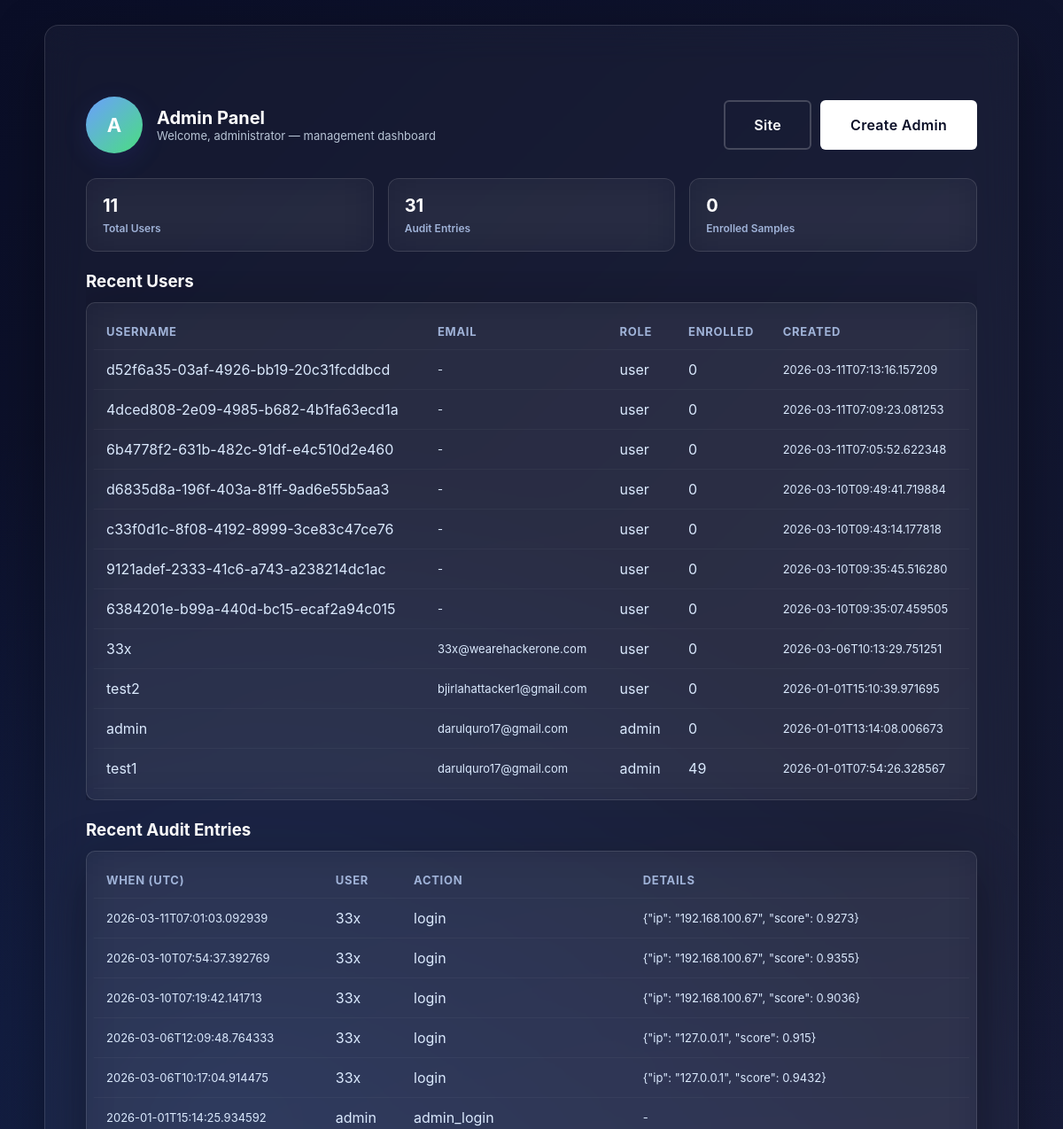
Page /admin/ (signed in, upper part) on the earlier database version.
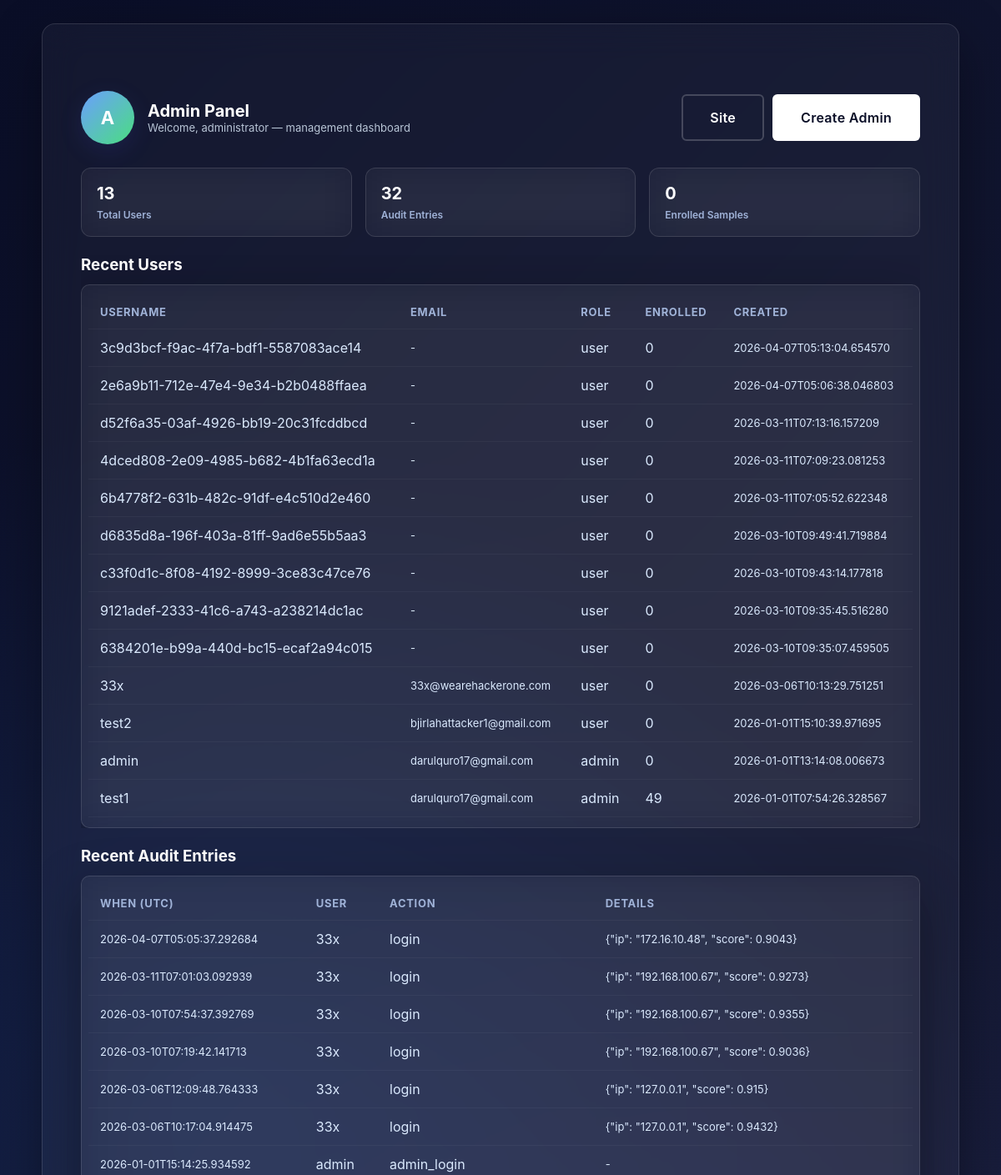
Same page on the later database version.
### app/models/user.py (models this page shows, shortened)
class User(UserMixin, db.Model):
    __tablename__ = "users"
    id = db.Column(db.Integer, primary_key=True)
    username = db.Column(db.String(80), unique=True, nullable=False, index=True)
    password_hash = db.Column(db.String(255), nullable=True)  # Nullable for migration
    role = db.Column(db.String(10), nullable=False, server_default="user")
    created_at = db.Column(db.DateTime, default=lambda: datetime.now(timezone.utc), nullable=False)
    updated_at = db.Column(
        db.DateTime,
        default=lambda: datetime.now(timezone.utc),
        onupdate=lambda: datetime.now(timezone.utc),
    )
    email = db.Column(db.String(255), nullable=True, index=True)
    email_verified = db.Column(db.Boolean, default=False, nullable=False)
    email_verification_sent_at = db.Column(db.DateTime, nullable=True)
    email_verification_code_hash = db.Column(db.String(128), nullable=True)
    two_factor_enabled = db.Column(db.Boolean, default=False, nullable=False)
    two_factor_secret = db.Column(db.String(255), nullable=True)
    keystroke_vectors = db.relationship(
        "KeystrokeVector", backref="user", lazy="dynamic", cascade="all, delete-orphan"
    )
    login_attempts = db.relationship(
        "LoginAttempt", backref="user", lazy="dynamic", cascade="all, delete-orphan"
    )
    def get_enrollment_count(self):
        try:
            res = db.session.execute(
                text(
                    "SELECT COUNT(*) AS c FROM user_vectors WHERE user_id = :uid AND event_type = :etype AND is_successful = 1"
                ),
                {"uid": self.id, "etype": "enrollment"},
            )
            return int(res.scalar_one())
        except Exception:
            try:
                return self.keystroke_vectors.filter_by(event_type="enrollment", is_successful=True).count()
            except Exception:
                return 0

### app/models/admin_audit.py (models this page shows, shortened)
class AdminAudit(db.Model):
    __tablename__ = "admin_audit"
    id = db.Column(db.Integer, primary_key=True)
    user_id = db.Column(db.Integer, db.ForeignKey("users.id"), nullable=True, index=True)
    username = db.Column(db.String(80), nullable=True, index=True)
    action = db.Column(db.String(64), nullable=False)  # e.g., 'registered','enrolled','login'
    details = db.Column(db.Text, nullable=True)
    timestamp = db.Column(
        db.DateTime, default=lambda: datetime.now(timezone.utc), nullable=False, index=True
    )

### app/blueprints/admin.py (the view)
@admin_bp.route("/")
@admin_required
def admin_index():
    try:
        users = User.query.order_by(User.created_at.desc()).limit(50).all()
    except Exception:
        users = []
    try:
        audits = (
            AdminAudit.query.order_by(AdminAudit.timestamp.desc()).limit(100).all()
        )
    except Exception:
        audits = []
    return render_template("admin/index.html", users=users, audits=audits)

### app/blueprints/admin.py (called while the page is built)
def admin_required(f):
    @wraps(f)
    @login_required
    def decorated(*args, **kwargs):
        if not getattr(current_user, "role", "").lower() == "admin":
            from flask import abort
            abort(403)
        return f(*args, **kwargs)
    return decorated

### templates/admin/index.html (shortened to what this page needs)
{% extends "base.html" %}
{% block body %}
<div class="bg-gradient" style="min-height:100vh;padding:28px">
  <div class="card" style="max-width:1100px;margin:0 auto;">
    <div class="admin-header">
      <div class="admin-avatar">A</div>
      <div>
        <div class="admin-title">Admin Panel</div>
        <div class="admin-sub">Welcome, administrator — management dashboard</div>
      </div>
      <div style="margin-left:auto;display:flex;gap:10px;align-items:center">
        <a class="btn btn-secondary" href="/">Site</a>
        <a class="btn btn-primary" href="/admin/create">Create Admin</a>
      </div>
    </div>
    <div class="stats-grid">
      <div class="stat">
        <div class="n">{{ users|length }}</div>
        <div class="label">Total Users</div>
      </div>
      <div class="stat">
        <div class="n">{{ audits|length }}</div>
        <div class="label">Audit Entries</div>
      </div>
      <div class="stat">
        <div class="n">{{ total_enrollments or 0 }}</div>
        <div class="label">Enrolled Samples</div>
      </div>
    </div>
    <div class="table-card" style="margin-top:6px">
      <h3 style="margin-bottom:12px;color:#fff">Recent Users</h3>
      <div class="card" style="padding:12px 8px;border-radius:10px;">
        <table class="admin-table">
          <thead>
            <tr><th>Username</th><th>Email</th><th>Role</th><th>Enrolled</th><th>Created</th></tr>
          </thead>
          <tbody>
            {% for u in users %}
            <tr>
              <td>{{ u.username }}</td>
              <td class="muted">{{ u.email or '-' }}</td>
              <td>{{ u.role }}</td>
              <td>{{ u.get_enrollment_count() }}</td>
              <td class="muted">{{ u.created_at.isoformat() if u.created_at else '-' }}</td>
            </tr>
            {% endfor %}
          </tbody>
        </table>
      </div>
    </div>
    <div style="margin-top:22px">
      <h3 style="margin-bottom:12px;color:#fff">Recent Audit Entries</h3>
      <div class="card" style="padding:12px 8px;border-radius:10px;">
        <table class="admin-table">
          <thead>
            <tr><th>When (UTC)</th><th>User</th><th>Action</th><th>Details</th></tr>
          </thead>
          <tbody>
            {% for a in audits %}
            <tr>
              <td class="muted">{{ a.timestamp.isoformat() if a.timestamp else '-' }}</td>
              <td>{{ a.username or a.user_id or '-' }}</td>
              <td>{{ a.action }}</td>
              <td class="muted" style="max-width:40ch;white-space:nowrap;overflow:hidden;text-overflow:ellipsis">{{ a.details or '-' }}</td>
            </tr>
            {% endfor %}
          </tbody>
        </table>
      </div>
    </div>
  </div>
</div>
{% endblock %}

### templates/base.html (shortened to what this page needs)
<!DOCTYPE html>
<html lang="en">
<head>
    <link rel="stylesheet" href="{{ url_for('static', filename='css/base.css') }}">
</head>
<body>
    {% block body %}{% endblock %}
</body>
</html>

### static/css/base.css (style rules this page uses)
* { margin: 0; padding: 0; box-sizing: border-box; }
body { font-family: -apple-system, BlinkMacSystemFont, 'Segoe UI', 'Helvetica Neue', Arial, sans-serif; background: #0a0e27; color: #ffffff; min-height: 100vh; -webkit-font-smoothing: antialiased; -moz-osx-font-smoothing: grayscale; }
.bg-gradient { position: relative; background: linear-gradient(135deg, #0a0e27 0%, #1a1f3a 100%); }
.bg-gradient::before { content: ''; position: absolute; top: 0; left: 0; right: 0; bottom: 0; background: radial-gradient(circle at 20% 50%, rgba(45, 108, 223, 0.15) 0%, transparent 50%), radial-gradient(circle at 80% 80%, rgba(99, 102, 241, 0.1) 0%, transparent 50%); pointer-events: none; }
.btn { padding: 16px 32px; text-decoration: none; border-radius: 6px; font-weight: 600; font-size: 16px; transition: all 0.3s ease; display: inline-block; border: 2px solid transparent; letter-spacing: 0.3px; cursor: pointer; }
.btn-primary { background: #ffffff; color: #0a0e27; }
.btn-secondary { background: transparent; color: #ffffff; border-color: rgba(255, 255, 255, 0.2); }
.card { background: rgba(255, 255, 255, 0.04); border: 1px solid rgba(255, 255, 255, 0.12); border-radius: 16px; padding: 52px 46px; backdrop-filter: blur(20px); box-shadow: 0 20px 60px rgba(0, 0, 0, 0.35); }
:root { --bg-1: #0f0c29; --bg-2: #302b63; --bg-3: #24243e; --glass-bg: rgba(255,255,255,0.035); --card-border: rgba(255,255,255,0.12); --accent: #6b9fff; --accent-weak: rgba(107,159,255,0.15); --danger: #ef4444; --glass-blur: 20px; }

### templates/admin/index.html (style rules this page uses)
.admin-header { display:flex; align-items:center; gap:16px; margin:28px 0; }
.admin-avatar { width:64px; height:64px; border-radius:999px; display:flex; align-items:center; justify-content:center; font-weight:700; font-size:22px; color:#fff; background: linear-gradient(135deg,var(--accent) 0%, #4ade80 100%); box-shadow: 0 8px 30px rgba(75,95,255,0.12); }
.admin-title { font-size:20px; font-weight:700; color:#fff; }
.admin-sub { color: #b8c5d6; font-size:13px }
.stats-grid { display:grid; grid-template-columns: repeat(3,1fr); gap:16px; margin-bottom:22px; }
.stat { padding:18px; border-radius:12px; background: var(--glass-bg); border:1px solid var(--card-border); backdrop-filter: blur(var(--glass-blur)); }
.stat .n { font-size:20px; font-weight:700; color:#fff }
.stat .label { color:#a0b3d8; font-size:12px; margin-top:6px; font-weight:600 }
.table-card { overflow:auto; }
table.admin-table { width:100%; border-collapse:collapse; min-width:760px }
table.admin-table th, table.admin-table td { padding:12px 14px; text-align:left; border-bottom:1px solid rgba(255,255,255,0.04); color:#dbeafe }
table.admin-table thead th { color:#a0b3d8; font-size:13px; text-transform:uppercase; letter-spacing:0.7px }
.muted { color:#99a6c2; font-size:13px }

Differences in the rows shown:
added User: username "3c9d3bcf-f9ac-4f7a-bdf1-5587083ace14", email "-", role "user", get_enrollment_count "0", created_at "2026-04-07T05:13:04.654570"
added User: username "2e6a9b11-712e-47e4-9e34-b2b0488ffaea", email "-", role "user", get_enrollment_count "0", created_at "2026-04-07T05:06:38.046803"
added AdminAudit: timestamp "2026-04-07T05:05:37.292684", username "33x", action "login", details "{\"ip\": \"172.16.10.48\", \"score\": 0.9043}"
Other differences:
{{ users|length }}: "11" → "13"
{{ audits|length }}: "31" → "32"
